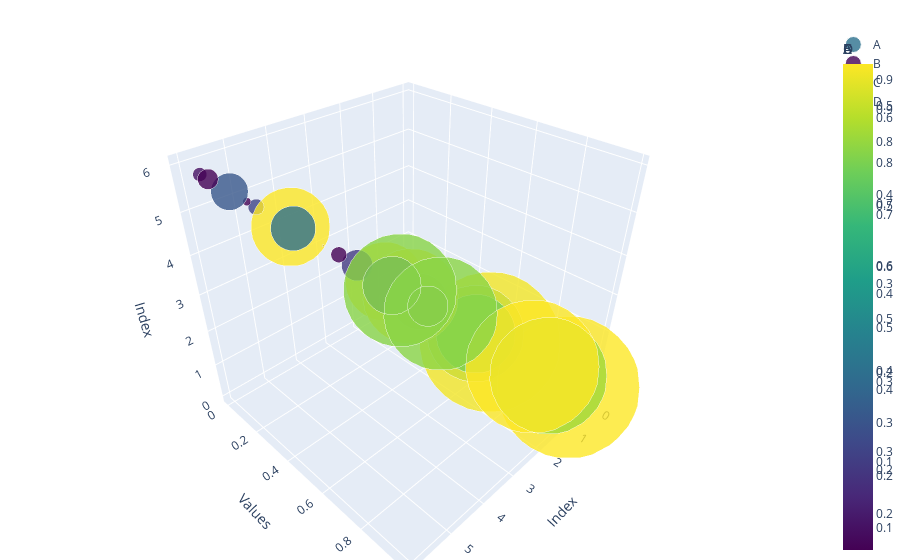

The cell this chart's notebook holds for it:
### Code cell
import plotly.graph_objects as go
import pandas as pd

# Your data
data = {
    'A': [0.204657, 0.308606, 0.000984, 0.014766, 0.545345, 0.110550, 0.547335],
    'B': [0.064759, 0.988587, 0.670015, 0.214825, 0.974154, 0.056841, 0.096315],
    'C': [0.195079, 0.547092, 0.387962, 0.108741, 0.661089, 0.310821, 0.258734],
    'D': [0.810852, 0.279782, 0.925154, 0.404502, 0.786690, 0.784126, 0.142099]
}

df = pd.DataFrame(data)

# Create 3D bubble chart
fig = go.Figure()

for col in df.columns:
    fig.add_trace(go.Scatter3d(
        x=df.index,
        y=df[col],
        z=df.index,
        mode='markers',
        marker=dict(
            size=df[col] * 100,  # Adjust the multiplier for bubble size
            opacity=0.8,
            color=df[col],
            colorscale='Viridis',
            colorbar=dict(title=col),
        ),
        name=col
    ))

# Update layout for better visibility
fig.update_layout(
    scene=dict(
        xaxis=dict(title='Index'),
        yaxis=dict(title='Values'),
        zaxis=dict(title='Index'),
    ),
    margin=dict(l=0, r=0, b=0, t=30)
)

# Show the plot
fig.show()

### Figure 1 — Plotly figure (JSON) as saved in the notebook; plotly's stock layout.template omitted (floating-point values rounded to 4 significant figures)
{"data": [{"marker": {"color": [0.2047, 0.3086, 0.000984, 0.01477, 0.5453, 0.1105, 0.5473], "colorbar": {"title": {"text": "A"}}, "colorscale": [[0, "#440154"], [0.1111, "#482878"], [0.2222, "#3e4989"], [0.3333, "#31688e"], [0.4444, "#26828e"], [0.5556, "#1f9e89"], [0.6667, "#35b779"], [0.7778, "#6ece58"], [0.8889, "#b5de2b"], [1, "#fde725"]], "opacity": 0.8, "size": [20.47, 30.86, 0.0984, 1.477, 54.53, 11.05, 54.73]}, "mode": "markers", "name": "A", "type": "scatter3d", "x": [0, 1, 2, 3, 4, 5, 6], "y": [0.2047, 0.3086, 0.000984, 0.01477, 0.5453, 0.1105, 0.5473], "z": [0, 1, 2, 3, 4, 5, 6]}, {"marker": {"color": [0.06476, 0.9886, 0.67, 0.2148, 0.9742, 0.05684, 0.09631], "colorbar": {"title": {"text": "B"}}, "colorscale": [[0, "#440154"], [0.1111, "#482878"], [0.2222, "#3e4989"], [0.3333, "#31688e"], [0.4444, "#26828e"], [0.5556, "#1f9e89"], [0.6667, "#35b779"], [0.7778, "#6ece58"], [0.8889, "#b5de2b"], [1, "#fde725"]], "opacity": 0.8, "size": [6.476, 98.86, 67.0, 21.48, 97.42, 5.684, 9.631]}, "mode": "markers", "name": "B", "type": "scatter3d", "x": [0, 1, 2, 3, 4, 5, 6], "y": [0.06476, 0.9886, 0.67, 0.2148, 0.9742, 0.05684, 0.09631], "z": [0, 1, 2, 3, 4, 5, 6]}, {"marker": {"color": [0.1951, 0.5471, 0.388, 0.1087, 0.6611, 0.3108, 0.2587], "colorbar": {"title": {"text": "C"}}, "colorscale": [[0, "#440154"], [0.1111, "#482878"], [0.2222, "#3e4989"], [0.3333, "#31688e"], [0.4444, "#26828e"], [0.5556, "#1f9e89"], [0.6667, "#35b779"], [0.7778, "#6ece58"], [0.8889, "#b5de2b"], [1, "#fde725"]], "opacity": 0.8, "size": [19.51, 54.71, 38.8, 10.87, 66.11, 31.08, 25.87]}, "mode": "markers", "name": "C", "type": "scatter3d", "x": [0, 1, 2, 3, 4, 5, 6], "y": [0.1951, 0.5471, 0.388, 0.1087, 0.6611, 0.3108, 0.2587], "z": [0, 1, 2, 3, 4, 5, 6]}, {"marker": {"color": [0.8109, 0.2798, 0.9252, 0.4045, 0.7867, 0.7841, 0.1421], "colorbar": {"title": {"text": "D"}}, "colorscale": [[0, "#440154"], [0.1111, "#482878"], [0.2222, "#3e4989"], [0.3333, "#31688e"], [0.4444, "#26828e"], [0.5556, "#1f9e89"], [0.6667, "#35b779"], [0.7778, "#6ece58"], [0.8889, "#b5de2b"], [1, "#fde725"]], "opacity": 0.8, "size": [81.09, 27.98, 92.52, 40.45, 78.67, 78.41, 14.21]}, "mode": "markers", "name": "D", "type": "scatter3d", "x": [0, 1, 2, 3, 4, 5, 6], "y": [0.8109, 0.2798, 0.9252, 0.4045, 0.7867, 0.7841, 0.1421], "z": [0, 1, 2, 3, 4, 5, 6]}], "layout": {"margin": {"b": 0, "l": 0, "r": 0, "t": 30}, "scene": {"xaxis": {"title": {"text": "Index"}}, "yaxis": {"title": {"text": "Values"}}, "zaxis": {"title": {"text": "Index"}}}}}
